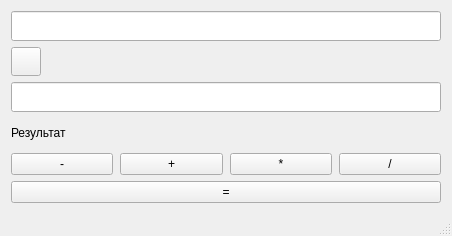
<?xml version="1.0" encoding="UTF-8"?>
<ui version="4.0">
 <class>MainWindow</class>
 <widget class="QMainWindow" name="MainWindow">
  <property name="geometry">
   <rect>
    <x>0</x>
    <y>0</y>
    <width>452</width>
    <height>236</height>
   </rect>
  </property>
  <property name="maximumSize">
   <size>
    <width>452</width>
    <height>236</height>
   </size>
  </property>
  <widget class="QWidget" name="centralWidget">
   <layout class="QVBoxLayout" name="verticalLayout">
    <item>
     <widget class="QLineEdit" name="lineEditNum1">
      <property name="enabled">
       <bool>true</bool>
      </property>
      <property name="maximumSize">
       <size>
        <width>16777215</width>
        <height>30</height>
       </size>
      </property>
      <property name="text">
       <string/>
      </property>
     </widget>
    </item>
    <item>
     <widget class="QPushButton" name="operationButton">
      <property name="maximumSize">
       <size>
        <width>30</width>
        <height>30</height>
       </size>
      </property>
      <property name="iconSize">
       <size>
        <width>20</width>
        <height>20</height>
       </size>
      </property>
     </widget>
    </item>
    <item>
     <widget class="QLineEdit" name="lineEditNum2">
      <property name="maximumSize">
       <size>
        <width>16777215</width>
        <height>30</height>
       </size>
      </property>
     </widget>
    </item>
    <item>
     <widget class="QLabel" name="resultLabel">
      <property name="text">
       <string>Результат</string>
      </property>
     </widget>
    </item>
    <item>
     <layout class="QHBoxLayout" name="horizontalLayout" stretch="0,0,0,0">
      <property name="spacing">
       <number>7</number>
      </property>
      <property name="sizeConstraint">
       <enum>QLayout::SetMaximumSize</enum>
      </property>
      <property name="rightMargin">
       <number>0</number>
      </property>
      <item>
       <widget class="QPushButton" name="subtractButton">
        <property name="text">
         <string>-</string>
        </property>
       </widget>
      </item>
      <item>
       <widget class="QPushButton" name="addButton">
        <property name="maximumSize">
         <size>
          <width>16777215</width>
          <height>16777215</height>
         </size>
        </property>
        <property name="text">
         <string>+</string>
        </property>
       </widget>
      </item>
      <item>
       <widget class="QPushButton" name="multiplyButton">
        <property name="text">
         <string>*</string>
        </property>
       </widget>
      </item>
      <item>
       <widget class="QPushButton" name="divideButton">
        <property name="text">
         <string>/</string>
        </property>
       </widget>
      </item>
     </layout>
    </item>
    <item>
     <layout class="QHBoxLayout" name="horizontalLayout_2">
      <item>
       <widget class="QPushButton" name="calculateButton">
        <property name="text">
         <string>=</string>
        </property>
       </widget>
      </item>
     </layout>
    </item>
   </layout>
  </widget>
  <widget class="QStatusBar" name="statusBar"/>
 </widget>
 <layoutdefault spacing="6" margin="11"/>
 <resources/>
 <connections/>
</ui>
